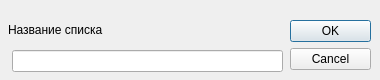
<?xml version="1.0" encoding="UTF-8"?>
<ui version="4.0">
 <class>Dialog</class>
 <widget class="QDialog" name="Dialog">
  <property name="geometry">
   <rect>
    <x>0</x>
    <y>0</y>
    <width>380</width>
    <height>80</height>
   </rect>
  </property>
  <property name="windowTitle">
   <string>Dialog</string>
  </property>
  <widget class="QDialogButtonBox" name="buttonBox">
   <property name="geometry">
    <rect>
     <x>290</x>
     <y>20</y>
     <width>81</width>
     <height>241</height>
    </rect>
   </property>
   <property name="orientation">
    <enum>Qt::Vertical</enum>
   </property>
   <property name="standardButtons">
    <set>QDialogButtonBox::Cancel|QDialogButtonBox::Ok</set>
   </property>
  </widget>
  <widget class="QLineEdit" name="listName">
   <property name="geometry">
    <rect>
     <x>12</x>
     <y>50</y>
     <width>271</width>
     <height>22</height>
    </rect>
   </property>
  </widget>
  <widget class="QLabel" name="label">
   <property name="geometry">
    <rect>
     <x>8</x>
     <y>20</y>
     <width>271</width>
     <height>20</height>
    </rect>
   </property>
   <property name="text">
    <string>Название списка</string>
   </property>
  </widget>
 </widget>
 <resources/>
 <connections>
  <connection>
   <sender>buttonBox</sender>
   <signal>accepted()</signal>
   <receiver>Dialog</receiver>
   <slot>accept()</slot>
   <hints>
    <hint type="sourcelabel">
     <x>248</x>
     <y>254</y>
    </hint>
    <hint type="destinationlabel">
     <x>157</x>
     <y>274</y>
    </hint>
   </hints>
  </connection>
  <connection>
   <sender>buttonBox</sender>
   <signal>rejected()</signal>
   <receiver>Dialog</receiver>
   <slot>reject()</slot>
   <hints>
    <hint type="sourcelabel">
     <x>316</x>
     <y>260</y>
    </hint>
    <hint type="destinationlabel">
     <x>286</x>
     <y>274</y>
    </hint>
   </hints>
  </connection>
 </connections>
</ui>
